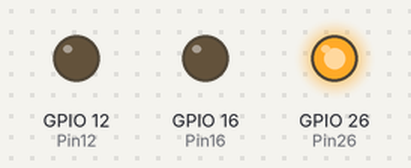
Bench run of a program on a simulated ESP32 board running MicroPython. Shown: output pins drawn as LEDs (lit = HIGH).

Above: at 0.5 s.
At 1.5 s:
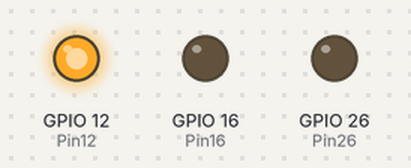
At 5.5 s:
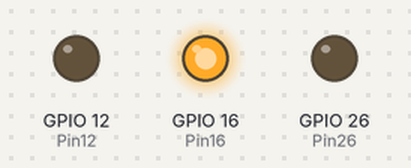
Timing chart, 0 to 6.9 s (numbered marks = the images above):
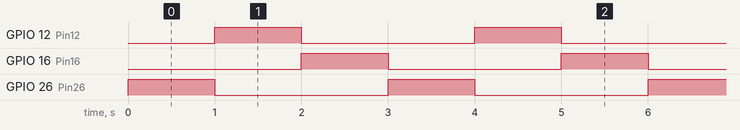

Measured:
- by itself, GPIO 12 (Pin12), GPIO 16 (Pin16), GPIO 26 (Pin26): alternates HIGH for 1.0 s and LOW for 2.0 s
- by itself, everything shown: repeats every 3.0 s, in 3 steps

The program:

transportaion_line.py
```python
# red:26 yellow:12 green:16
from machine import Pin
import time
Pin16 = Pin(16,Pin.OUT)
Pin26 = Pin(26,Pin.OUT)
Pin12 = Pin(12,Pin.OUT)
while True:
    Pin26.value(1)
    Pin16.value(0)
    Pin12.value(0)
    time.sleep(1)
    Pin26.value(0)
    Pin16.value(0)
    Pin12.value(1)
    time.sleep(1)
    Pin26.value(0)
    Pin16.value(1)
    Pin12.value(0)
    time.sleep(1)
```
